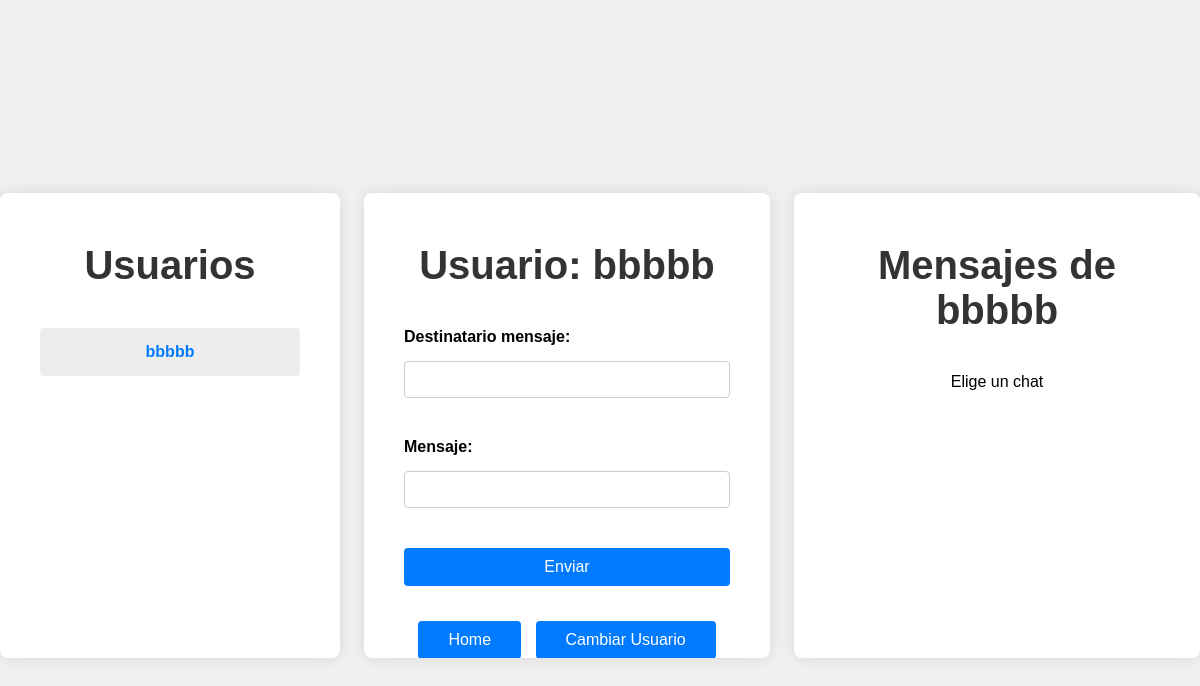
Page /chat (signed in) on the earlier database version.
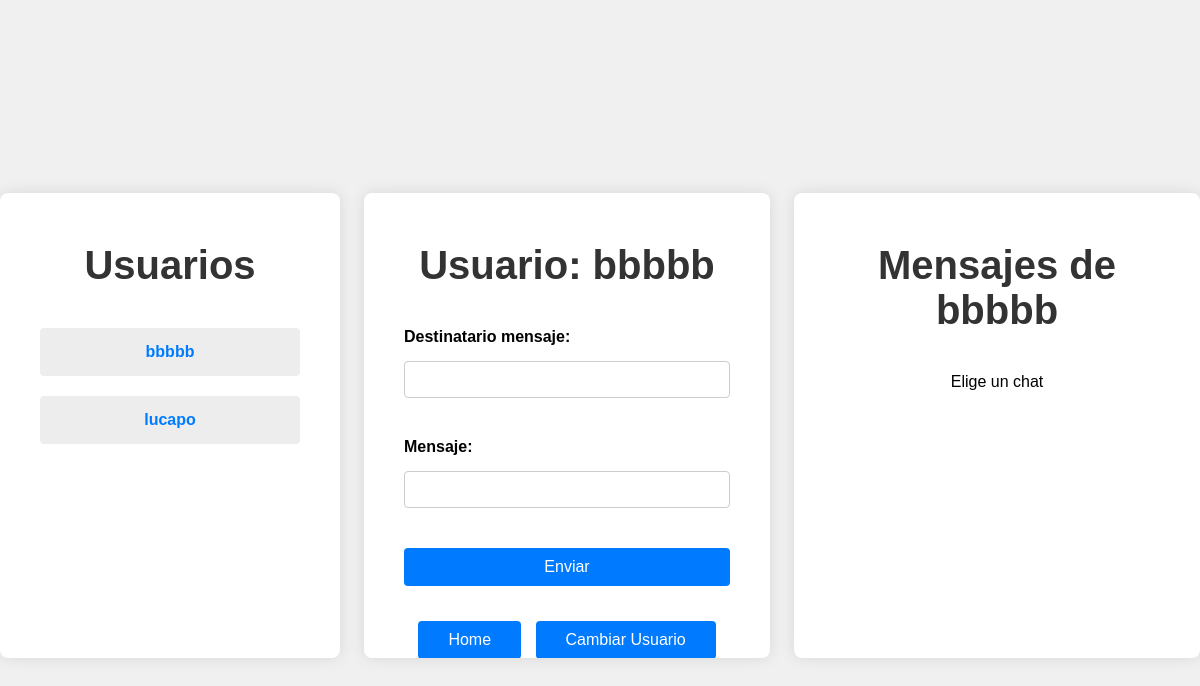
Same page on the later database version.
### tables this page shows
CREATE TABLE users(
    id INTEGER PRIMARY KEY AUTOINCREMENT,
    username string UNIQUE, 
    pwd string NOT NULL,
    salt string NOT NULL,
    rol string NOT NULL,
    correo string NOT NULL,
    public_ip string NULL);

### app.py (the view)
@app.route('/chat', methods=['GET', 'POST'])
def chat():
    if 'user_id' not in session:
        return redirect(url_for('login'))
    messages = None
    users = get_users()
    if request.method == 'POST':
        attribute_user.AttributeMensaje(request.form["message"])
        attribute_user.AttributeUser(request.form["recipient"])
        send_message(message= request.form['message'], recipient= request.form['recipient'], sender= session['user_id'])
    selected_user = request.args.get('user')
    if selected_user:
        messages = messages_descifrados(selected_user, session['user_id'])
    return render_template('chat.html', messages= messages, users = users, username=get_name_by_id(session['user_id'])["username"])

### db_functions/user_functions.py (called while the page is built)
def get_name_by_id(user_id):
    conn = sql.connect('cripto.sqlite')
    conn.row_factory = sql.Row
    cursor = conn.cursor()
    cursor.execute('SELECT username FROM users WHERE id = ?', (user_id,))
    return cursor.fetchone()

def get_users():
    conn = sql.connect('cripto.sqlite')
    conn.row_factory = sql.Row
    cursor = conn.cursor()
    cursor.execute("""SELECT * FROM users""")
    return cursor.fetchall()

### templates/chat.html (shortened to what this page needs)
<!DOCTYPE html>
<html lang="es">
<head>
    <link rel="stylesheet" href="{{ url_for('static', filename='style/chatc.css') }}">
</head>
<body>
    <div class="usuarios">
        <h2>Usuarios</h2>
        <ul class="numerousuarios">
            {% for usr in users %}
            {% if usr["rol"] == "Usuario" %}
            <li>
                <a href="/chat?user={{ usr["id"] }}" style="text-decoration: none;">
                    <strong class= "a">{{usr["username"]}}</strong>
                </a>
            </li>
            {% endif %}
            {% endfor %}
        </ul>
    </div>
    <div class="container">
        <h2>Usuario: {{username}}</h2>
        <form method="post">
            <div class="form-group">
                <label for="recipient">Destinatario mensaje:</label>
                <input type="text" id="recipient" name="recipient" required>
            </div>
            <div class="form-group">
                <label for="message">Mensaje:</label>
                <input type="text" id="message" name="message" required>
            </div>
            <button type="submit">Enviar</button>
        </form>
        <div class="links">
            <a href="/home" class="botonesheader">Home</a>
            <a href="/login" class="botonesheader">Cambiar Usuario</a>
        </div>
    </div>
    <div class="container">
        <h2>Mensajes de {{username}}</h2>
        <ul class="messages">
        {% if messages == "Empty" %}
            <p>Escribe el primer mensaje</p>
        {% else %}
            <p>Elige un chat</p>
        {% endif %}
        </ul>
    </div>
</body>
</html>

Differences in the rows shown:
added users: username "lucapo"
